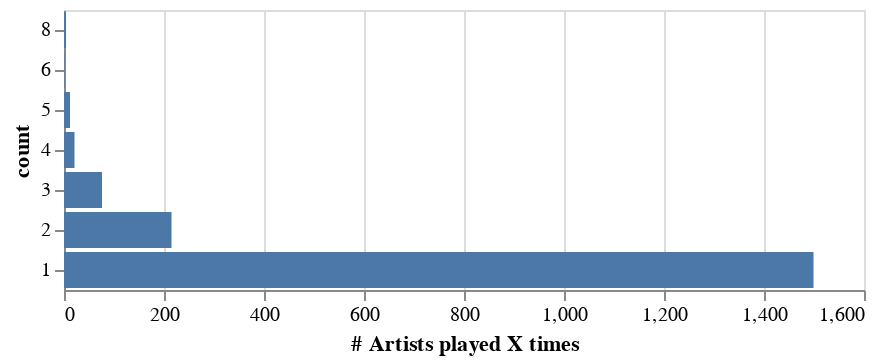

This figure's notebook cell:
### Code cell
alt.Chart(artists_df.groupby('count').count().reset_index().rename(columns={
    'name': '# Artists played X times'
})).mark_bar().encode(
        x=alt.X('# Artists played X times'),
        y=alt.Y('count:N',sort='-y'),
        tooltip=['count', '# Artists played X times']
    )

### Figure 1 — Vega-Lite specification as saved in the notebook (floating-point values rounded to 4 significant figures)
{"config": {"view": {"continuousWidth": 400, "continuousHeight": 300}}, "data": {"name": "data-9b14c1cf5b10808f118230567235bea0"}, "mark": "bar", "encoding": {"tooltip": [{"type": "quantitative", "field": "count"}, {"type": "quantitative", "field": "# Artists played X times"}], "x": {"type": "quantitative", "field": "# Artists played X times"}, "y": {"type": "nominal", "field": "count", "sort": "-y"}}, "$schema": "https://vega.github.io/schema/vega-lite/v4.8.1.json", "datasets": {"data-9b14c1cf5b10808f118230567235bea0": [{"count": 1, "# Artists played X times": 1499}, {"count": 2, "# Artists played X times": 215}, {"count": 3, "# Artists played X times": 76}, {"count": 4, "# Artists played X times": 21}, {"count": 5, "# Artists played X times": 12}, {"count": 6, "# Artists played X times": 1}, {"count": 8, "# Artists played X times": 4}]}}
